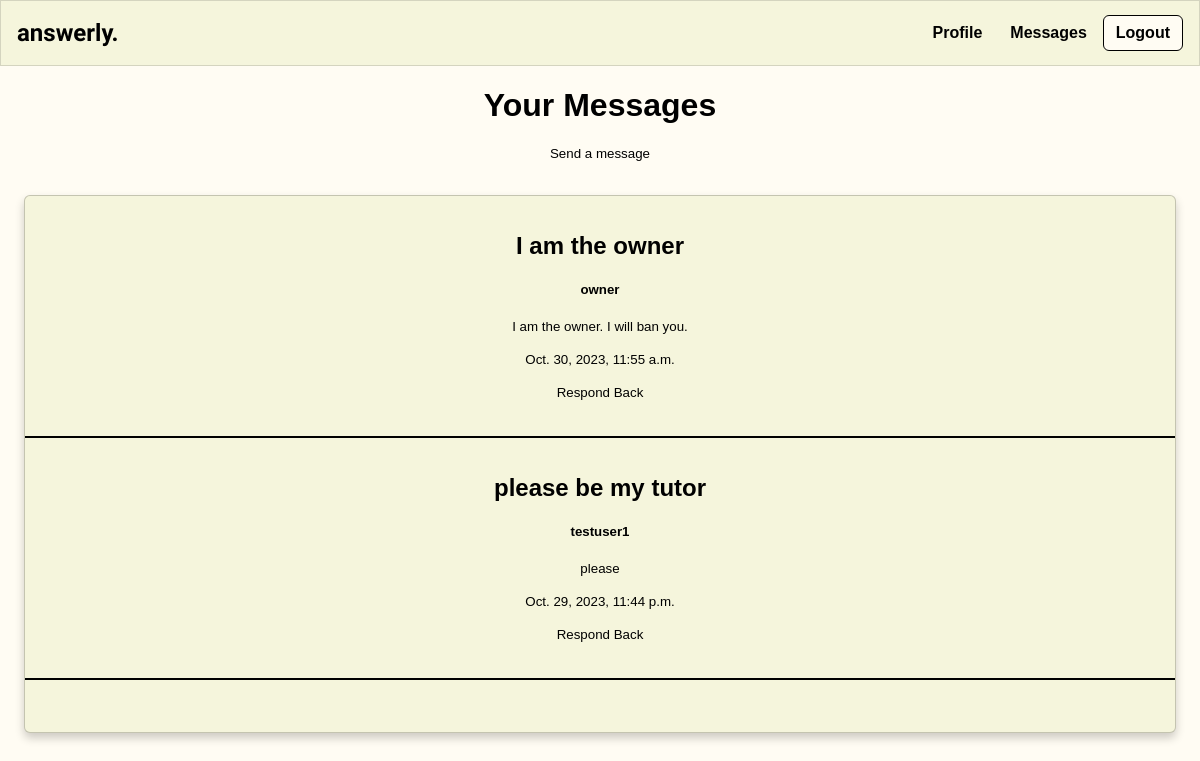
Page /tutor/display-messages/1 (signed in) on the earlier database version.
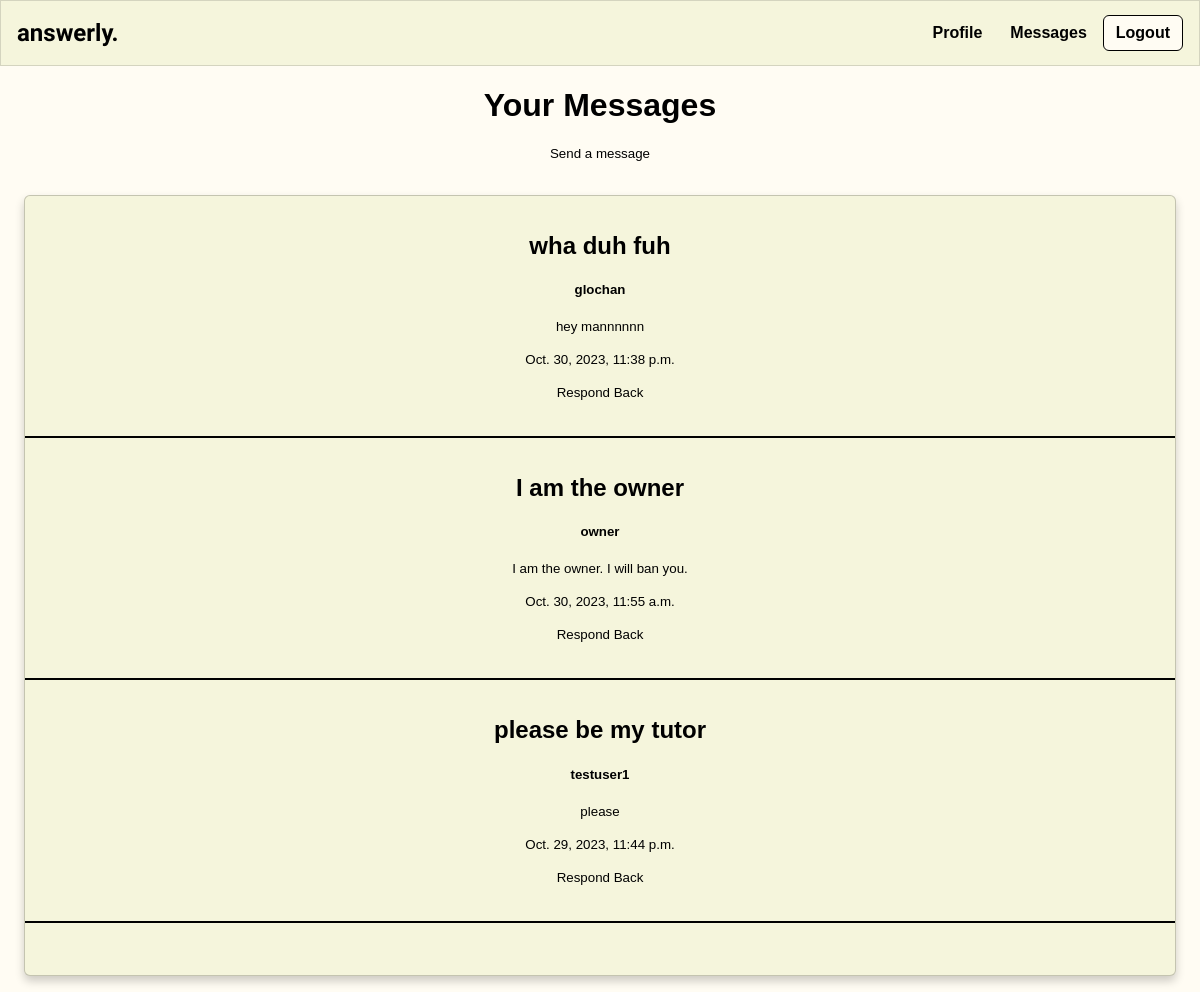
Same page on the later database version.
### tutor/models.py (models this page shows)
class Message(models.Model):
    recipient = models.ForeignKey(User, on_delete=models.SET_NULL, null=True)
    title = models.CharField(max_length=200)
    body = models.TextField()
    sent = models.DateTimeField(auto_now_add=True)
    sender = models.CharField(max_length=100)

### tutor/views.py (the view)
# urls.py: path('display-messages/<str:pk>', displayMessages, name ='display-messages')
def displayMessages(request, pk):
    messages = Message.objects.all()
    context = {
        'messages': messages.filter(recipient=request.user).order_by('-sent')
    }
    return render(request, 'tutor/list_messages.html', context)

### tutor/templates/tutor/list_messages.html
{% extends 'main.html' %}
{% block content %}
<center>
    <center><h1>Your Messages</h1></center>
    <center><small><a href="{% url 'tutor:create-message' %}">Send a message</a></small></center><br>
    <article class="media content-section">
        <div class = "media-body">
            {% for message in messages %}
                <h1>{{message.title}}</h1>
                <h5>{{ message.sender }}</h5>
                <small>{{ message.body }}</small><br><br>
                <small>{{message.sent}}</small><br><br>
                <small><a href="{% url 'tutor:create-message' %}">Respond Back</a></small>
                <hr>
            {% endfor %}
        </div>
    </article>
</center>
{% endblock content %}

Differences in the rows shown:
added Message: title "wha duh fuh", sender "glochan", body "hey mannnnnn", sent "Oct. 30, 2023, 11:38 p.m."
